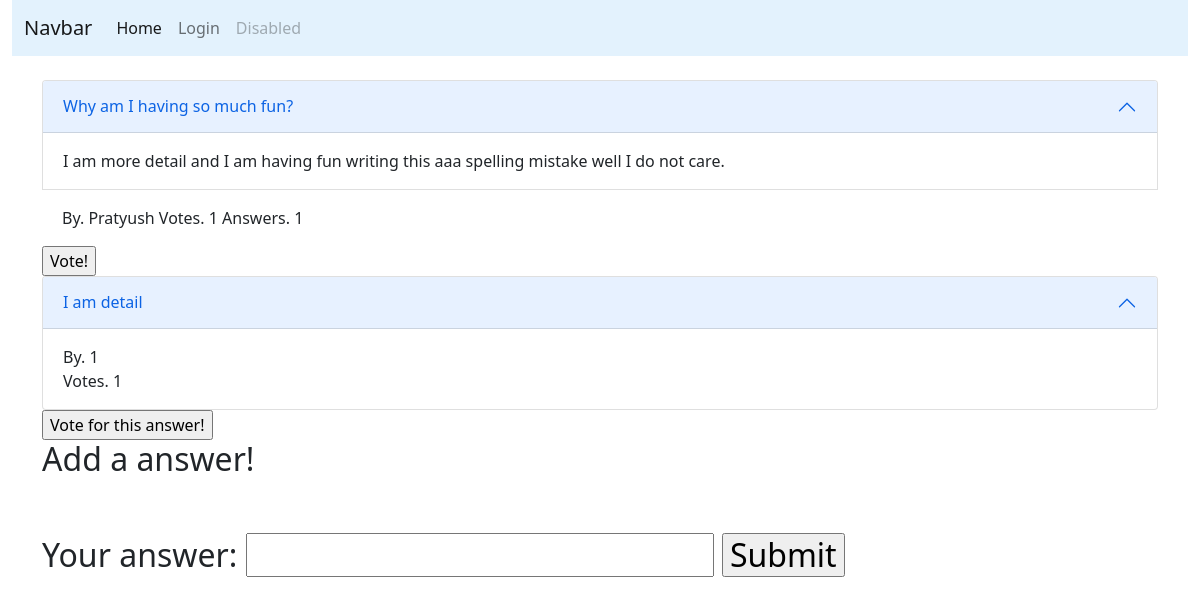
The page /answers?id=1 on the database its author committed.
### tables this page shows
CREATE TABLE QUESTIONS (ID INT, TITLE TEXT, DETAIL TEXT, AUTHOR TEXT, VOTES INT, ANSWERS INT);

CREATE TABLE ANSWERS (ID INT, QUESTION_ID INT, DETAIL TEXT, AUTHOR TEXT, VOTES INT);

### app/main.py (the view)
@app.get("/answers")
def get_route_question(id: str):
    return send_data_from_id(id)

### app/templates/answers.html (shortened to what this page needs)
{% extends "template.html" %} {% block content %}
<br/>
<div class="accordion" id="accordionBasic">
    <div class="accordion-item">
      <h2 class="accordion-header" id="headingOne">
        <button class="accordion-button" type="button" data-bs-toggle="collapse" data-bs-target="#collapseOne" aria-expanded="true" aria-controls="collapseOne">
            {{ questionAnswer.title }}
            <br/>
        </button>
      </h2>
      <div id="collapseOne" class="accordion-collapse collapse show" aria-labelledby="headingOne" data-bs-parent="#accordionBasic">
        <div class="accordion-body">
            {{ questionAnswer.detail }}
            <br/>
        </div>
      </div>
    </div>
      <div id="collapseOne" class="accordion-collapse collapse show" aria-labelledby="headingOne" data-bs-parent="#accordionBasic">
        <div class="accordion-body">
            By. {{ questionAnswer.author }}
            Votes. {{ questionAnswer.votes }}
            Answers. {{ questionAnswer.answers }}
        </div>
      </div>
    </div>
<form method="post" action="/edit_question">
  <input type="submit" value="Vote!" name="action"></input>
</form>
{% for answer in answers %}
<div class="accordion" id="accordionBasic">
    <div class="accordion-item">
      <h2 class="accordion-header" id="headingOne">
        <button class="accordion-button" type="button" data-bs-toggle="collapse" data-bs-target="#collapseOne" aria-expanded="true" aria-controls="collapseOne">
            {{ answer.detail }}
            <br/>
        </button>
      </h2>
      <div id="collapseOne" class="accordion-collapse collapse show overflowDetail" aria-labelledby="headingOne" data-bs-parent="#accordionBasic">
        <div class="accordion-body">
            By. {{ answer.author }}
            <br/>
            Votes. {{ answer.votes }}
        </div>
      </div>
    </div>
    </div>
    <form method="post" action="/edit_answer">
      <input type="submit" value="Vote for this answer!" name="action"></input>
    </form>
{% endfor %}
<h2>Add a answer!</p>
<form method="post" action="/add_answers">
  <br/>
  <label>Your answer: </label>
  <input name = "detail"></input>
  <input type="submit" value="Submit" name="action"></input>
</form>
{% endblock %}

### app/templates/template.html (shortened to what this page needs)
<!doctype html>
<html lang="en">
  <head>
    <link href="https://cdn.jsdelivr.net/npm/bootstrap@5.1.3/dist/css/bootstrap.min.css" rel="stylesheet">
    <link rel = "stylesheet" src = "style.css">
  </head>
  <body>
      <div class="container-fluid">
        <nav class="navbar navbar-expand-xl navbar-light" style="background-color: #e3f2fd;">
            <div class="container-fluid">
              <a class="navbar-brand" href="#">Navbar</a>
              <div class="collapse navbar-collapse show" id="navbarLight">
                <ul class="navbar-nav me-auto mb-2 mb-xl-0">
                  <li class="nav-item">
                    <a class="nav-link active" aria-current="page" href="/">Home</a>
                  </li>
                  <li class="nav-item">
                    <a class="nav-link" href="/login">Login</a>
                  </li>
                  <li class="nav-item">
                    <a class="nav-link disabled" href="#" tabindex="-1" aria-disabled="true">Disabled</a>
                  </li>
                </ul>
              </div>
            </div>
          </nav>
      </div>
      <div class="container">{% block content %} {% endblock %}</div>
  </body>
</html>

### rows shown on the page
QUESTIONS: title "Why am I having so much fun?", detail "I am more detail and I am having fun writing this aaa spelling mistake well I do not care.", author "Pratyush", votes "1", answers "1"
ANSWERS: detail "I am detail", author "1", votes "1"
